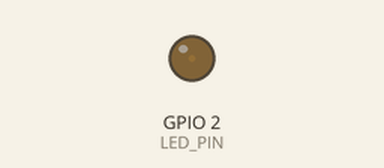
Simulated run of this sketch. Board: ESP32. Parts: output pins drawn as LEDs (lit = HIGH). What the sketch prints to the serial monitor is not drawn.

Above: at 0.05 s.
At 2.15 s:
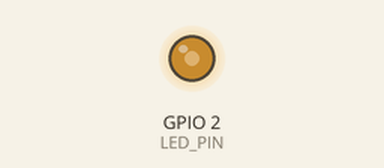
At 4.15 s:
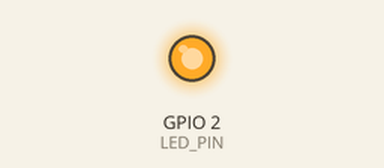
At 7.9 s:
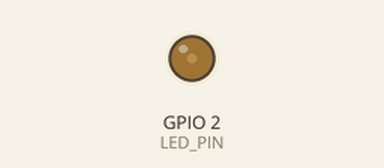
Timing chart, 0 to 12.0 s (numbered marks = the images above):
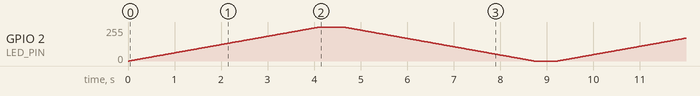

The sketch:

pwm_led.ino
```cpp
/*
 * ============================================================
 *  PWM LED 밝기 제어 (Fade In/Out) 예제
 * ============================================================
 *
 *  기능 설명:
 *  - ESP32 LEDC(LED Control) API를 사용하여 PWM 신호를 생성합니다
 *  - LED의 밝기를 서서히 밝아졌다가 어두워지는 효과를 만듭니다
 *  - "숨쉬기(Breathing)" 효과로 부드러운 페이드를 구현합니다
 *  - 시리얼 모니터에 현재 듀티 사이클과 밝기 %를 출력합니다
 *
 *  배선 안내 (Wiring Guide):
 *  ┌──────────────────────────────────────────────────┐
 *  │                                                  │
 *  │  ESP32                 LED                       │
 *  │  ─────                 ───                       │
 *  │  GPIO 2 ──┤220Ω├──────►|──── GND                │
 *  │                     (애노드) (캐소드)             │
 *  │                                                  │
 *  │  ※ LED의 긴 다리(+) = 애노드 → 저항 쪽           │
 *  │    LED의 짧은 다리(-) = 캐소드 → GND 쪽           │
 *  │                                                  │
 *  │  ※ 220Ω 저항은 LED 보호용 (전류 제한)            │
 *  │    저항 없이 연결하면 LED가 손상될 수 있음!        │
 *  │                                                  │
 *  └──────────────────────────────────────────────────┘
 *
 *  필요 부품:
 *  - ESP32 개발보드
 *  - LED 1개 (아무 색상)
 *  - 220Ω 저항 1개
 *  - 브레드보드 및 점퍼 와이어
 *
 *  시리얼 모니터 설정: 115200 baud
 * ============================================================
 */

// ─────────────── 핀 정의 ───────────────
const int LED_PIN = 2;            // LED가 연결된 GPIO 핀

// ─────────────── PWM 설정 ───────────────
const int PWM_CHANNEL = 0;        // LEDC 채널 번호 (0~15, 총 16채널)
const int PWM_FREQUENCY = 5000;   // PWM 주파수: 5000Hz (5kHz)
                                  // LED에는 5kHz가 적합 (깜빡임 안 보임)
const int PWM_RESOLUTION = 12;    // PWM 해상도: 12비트 (0~4095)
                                  // 12비트 = 4096단계의 밝기 조절 가능

// ─────────────── 페이드 설정 ───────────────
const int FADE_STEP = 5;          // 한 번에 변하는 듀티 사이클 양
const int FADE_DELAY = 5;         // 각 단계 사이의 지연 시간 (밀리초)
                                  // 작을수록 빠르게 변화

// 듀티 사이클 최대값 (해상도에 따라 결정)
// 12비트: 2^12 - 1 = 4095
const int MAX_DUTY = (1 << PWM_RESOLUTION) - 1;

// ─────────────── 초기 설정 ───────────────
void setup() {
    // 시리얼 통신 초기화
    Serial.begin(115200);

    // ──── LEDC PWM 채널 설정 ────
    // ledcSetup(채널, 주파수, 해상도)
    // 채널 0번에 5kHz 주파수, 12비트 해상도로 설정
    ledcSetup(PWM_CHANNEL, PWM_FREQUENCY, PWM_RESOLUTION);

    // ──── GPIO 핀에 LEDC 채널 연결 ────
    // ledcAttachPin(핀 번호, 채널 번호)
    // GPIO 2번 핀에 채널 0번의 PWM 출력을 연결
    ledcAttachPin(LED_PIN, PWM_CHANNEL);

    // 시작 메시지 출력
    Serial.println("=================================");
    Serial.println("  ESP32 PWM LED 페이드 예제");
    Serial.println("=================================");
    Serial.printf("핀: GPIO %d\n", LED_PIN);
    Serial.printf("채널: %d\n", PWM_CHANNEL);
    Serial.printf("주파수: %d Hz\n", PWM_FREQUENCY);
    Serial.printf("해상도: %d비트 (0~%d)\n", PWM_RESOLUTION, MAX_DUTY);
    Serial.println("=================================");
    Serial.println();
}

// ─────────────── 메인 루프 ───────────────
void loop() {
    // ──── 페이드 인 (Fade In): 서서히 밝아지기 ────
    Serial.println(">>> 페이드 인 (밝아지는 중...)");
    for (int duty = 0; duty <= MAX_DUTY; duty += FADE_STEP) {
        // ledcWrite(채널, 듀티사이클)
        // 듀티 사이클: 0(꺼짐) ~ 4095(최대 밝기)
        ledcWrite(PWM_CHANNEL, duty);
        delay(FADE_DELAY);
    }
    // 최대 밝기 확실히 설정 (FADE_STEP으로 인한 오차 보정)
    ledcWrite(PWM_CHANNEL, MAX_DUTY);

    Serial.printf("  최대 밝기 도달! (듀티: %d/%d = 100%%)\n", MAX_DUTY, MAX_DUTY);
    delay(500);  // 최대 밝기에서 0.5초 유지

    // ──── 페이드 아웃 (Fade Out): 서서히 어두워지기 ────
    Serial.println("<<< 페이드 아웃 (어두워지는 중...)");
    for (int duty = MAX_DUTY; duty >= 0; duty -= FADE_STEP) {
        ledcWrite(PWM_CHANNEL, duty);
        delay(FADE_DELAY);
    }
    // 완전히 끄기 (오차 보정)
    ledcWrite(PWM_CHANNEL, 0);

    Serial.printf("  최소 밝기 도달! (듀티: 0/%d = 0%%)\n", MAX_DUTY);
    delay(500);  // 꺼진 상태에서 0.5초 유지

    Serial.println();
}

/*
 * ============================================================
 *  PWM 원리 설명
 * ============================================================
 *
 *  PWM(Pulse Width Modulation)은 디지털 신호로
 *  아날로그 효과를 흉내내는 기술입니다.
 *
 *  듀티 사이클 (Duty Cycle):
 *  - 한 주기에서 HIGH 상태의 비율
 *  - 0% = 항상 꺼짐, 100% = 항상 켜짐
 *
 *  듀티 0%    (꺼짐):  ________________________
 *  듀티 25%   (어둡게): _|__|__|__|__|__|__|__|_
 *  듀티 50%   (중간):   ___|___|___|___|___|___
 *  듀티 75%   (밝게):   ______|______|______|__
 *  듀티 100%  (최대):   ________________________
 *
 *  5kHz로 깜빡이면 사람의 눈에는 깜빡임이 보이지 않고
 *  밝기만 변하는 것처럼 느껴집니다.
 *
 * ============================================================
 *  ESP32 LEDC 채널 구조
 * ============================================================
 *
 *  ESP32는 16개의 독립적인 PWM 채널을 가지고 있습니다:
 *  - 고속 채널: 0~7  (80MHz 클럭)
 *  - 저속 채널: 8~15 (8MHz 클럭)
 *
 *  각 채널은 아무 GPIO 핀에나 연결할 수 있습니다.
 *  같은 채널을 여러 핀에 연결하면 같은 PWM 출력이 나옵니다.
 *
 * ============================================================
 *  응용 예제: 감마 보정 (인간 눈의 비선형 감도)
 * ============================================================
 *
 *  인간의 눈은 밝기 변화를 선형적으로 인지하지 않습니다.
 *  어두운 영역에서의 변화가 밝은 영역보다 더 민감합니다.
 *
 *  감마 보정 공식:
 *  보정된 값 = pow(원래 값 / 최대값, 감마) × 최대값
 *
 *  보통 감마 = 2.2를 사용합니다:
 *
 *  int gammaCorrect(int value) {
 *      float normalized = (float)value / MAX_DUTY;
 *      float corrected = pow(normalized, 2.2);
 *      return (int)(corrected * MAX_DUTY);
 *  }
 *
 *  이것을 적용하면 밝기 변화가 훨씬 자연스러워집니다!
 *
 * ============================================================
 *  응용 예제: 사인파 숨쉬기 효과
 * ============================================================
 *
 *  void loop() {
 *      // 사인파로 부드러운 숨쉬기 효과
 *      for (float angle = 0; angle < 2 * PI; angle += 0.01) {
 *          // sin() 값: -1~1 → 0~1로 변환 → 0~MAX_DUTY로 변환
 *          int duty = (int)((sin(angle) + 1.0) / 2.0 * MAX_DUTY);
 *          ledcWrite(PWM_CHANNEL, duty);
 *          delay(5);
 *      }
 *  }
 *
 * ============================================================
 */
```
